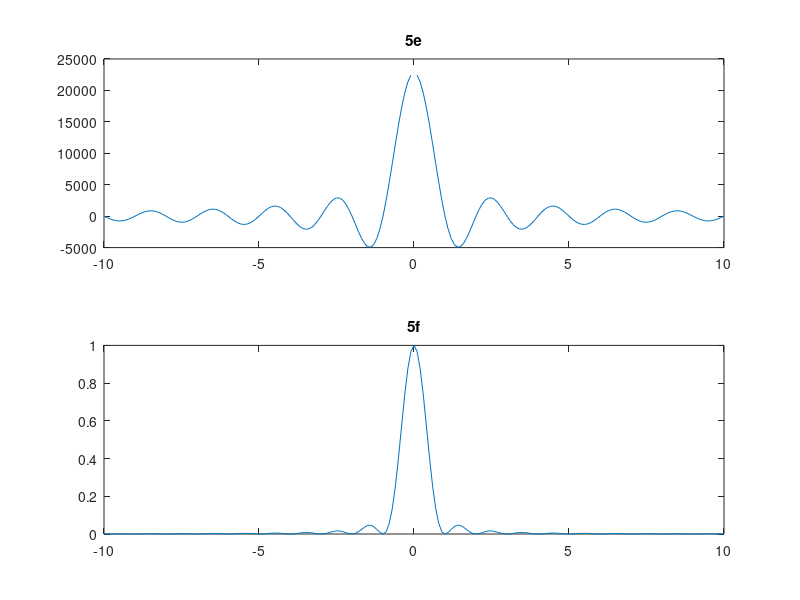

This figure's MATLAB source:
clear all;
close all;
domain = -10:0.1:10;
subplot(2,1,1);
signal = 110*sin(domain.*pi*21)./domain.*pi*21;
plot(domain,signal);
title('5e');
subplot(2,1,2);
signal2 = sinc(domain).*sinc(domain);
plot(domain,signal2);
title('5f');
